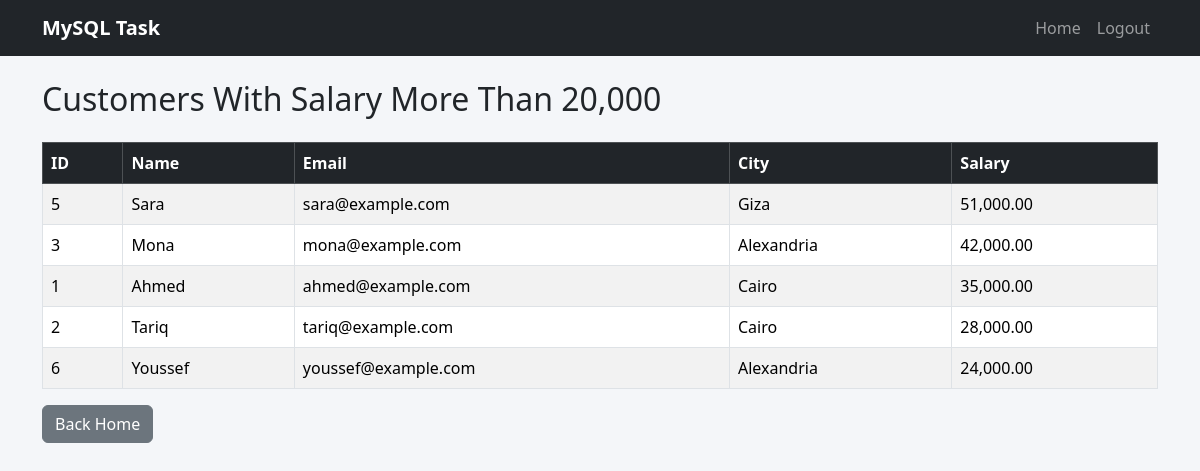
Page /pages/salary.php (signed in) on the committed database.
### tables this page shows
CREATE TABLE customers(id INT AUTO_INCREMENT PRIMARY KEY,name VARCHAR(100) NOT NULL,email VARCHAR(100) NOT NULL UNIQUE,city VARCHAR(50) NOT NULL,salary DECIMAL(10,2) NOT NULL,password VARCHAR(255) NOT NULL);

### pages/salary.php (the view)
<?php include "../includes/auth.php"; include "../config/connection.php"; include "../includes/header.php"; $r=mysqli_query($conn,"SELECT id,name,email,city,salary FROM customers WHERE salary>20000 ORDER BY salary DESC"); ?>
<h2>Customers With Salary More Than 20,000</h2><div class="table-responsive"><table class="table table-bordered table-striped bg-white mt-3"><thead class="table-dark"><tr><th>ID</th><th>Name</th><th>Email</th><th>City</th><th>Salary</th></tr></thead><tbody><?php while($x=mysqli_fetch_assoc($r)): ?><tr><td><?php echo $x['id']; ?></td><td><?php echo htmlspecialchars($x['name']); ?></td><td><?php echo htmlspecialchars($x['email']); ?></td><td><?php echo htmlspecialchars($x['city']); ?></td><td><?php echo number_format($x['salary'],2); ?></td></tr><?php endwhile; ?></tbody></table></div><a href="../index.php" class="btn btn-secondary">Back Home</a><?php include "../includes/footer.php"; ?>

### assets/css/style.css (style rules this page uses)
body { background:#f4f6f9;min-height:100vh }
.table thead th { white-space:nowrap }

### rows in the picture
customers: id "5", name "Sara", email "sara@example.com", city "Giza", salary "51,000.00"
customers: id "3", name "Mona", email "mona@example.com", city "Alexandria", salary "42,000.00"
customers: id "1", name "Ahmed", email "ahmed@example.com", city "Cairo", salary "35,000.00"
customers: id "2", name "Tariq", email "tariq@example.com", city "Cairo", salary "28,000.00"
customers: id "6", name "Youssef", email "youssef@example.com", city "Alexandria", salary "24,000.00"
